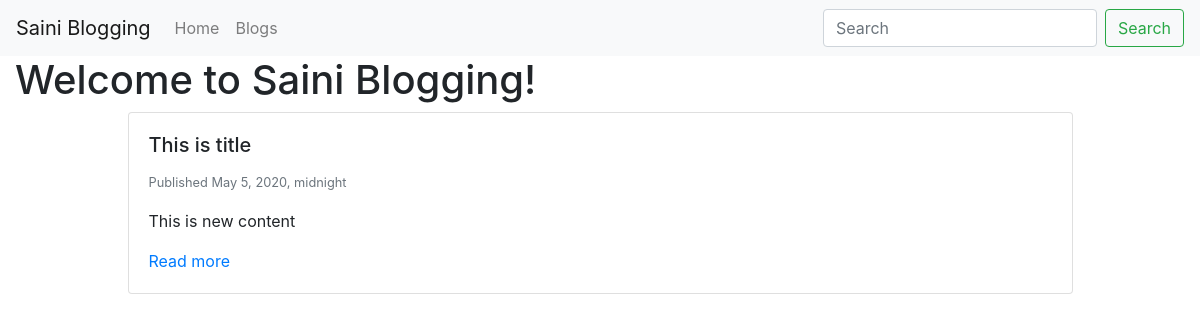
The app's page /, older data.
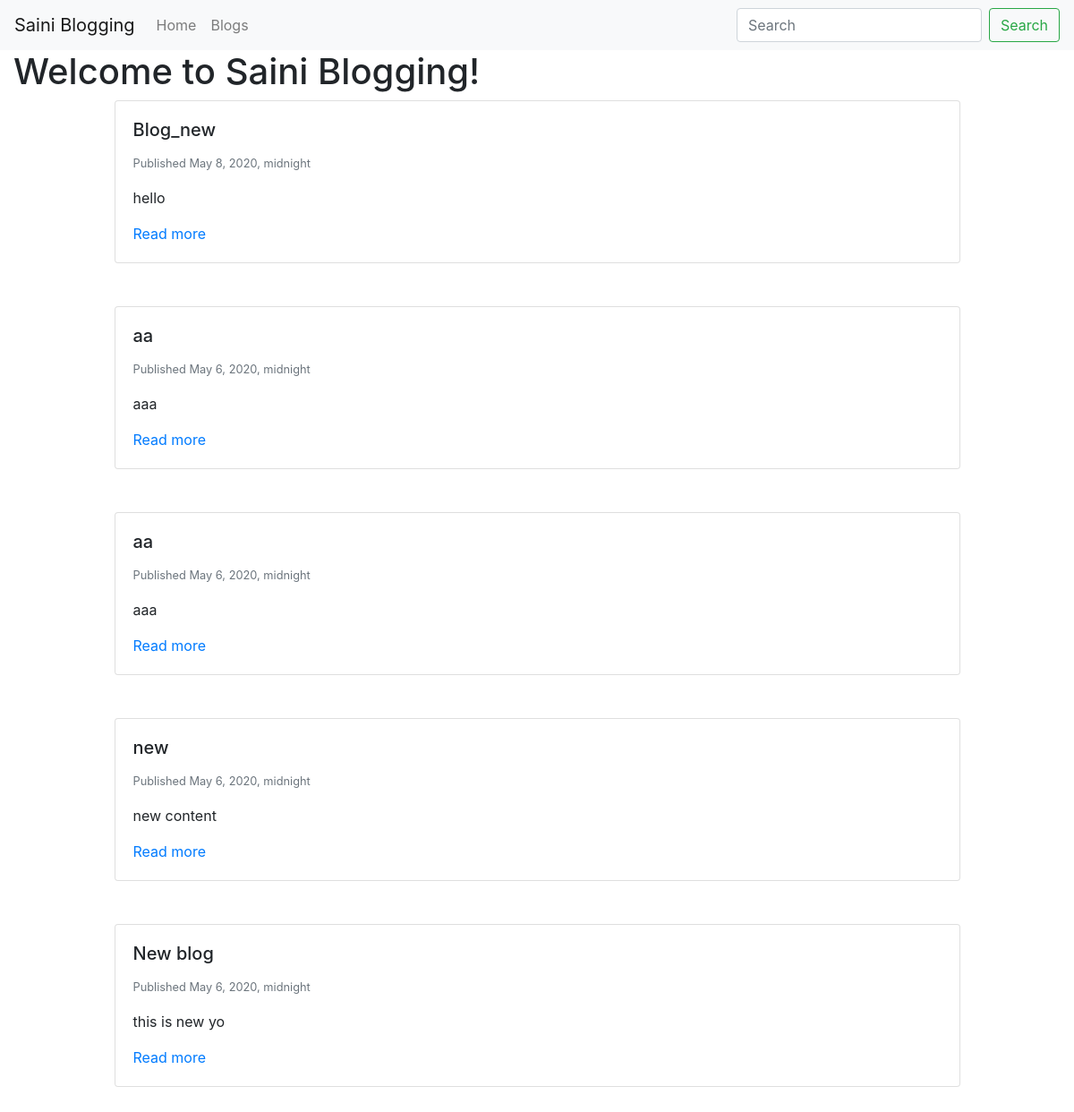
The same page, newer data.
### blog/models.py (models this page shows, shortened)
class BlogPost(models.Model):
	user = models.ForeignKey(User, default=1, on_delete=models.SET_NULL, null = True)
	slug = models.SlugField(unique=True)
	title = models.CharField(max_length=120)
	content = models.TextField(null=True, blank=True)
	image = models.ImageField(upload_to='image/',blank=True, null=True)
	publish_date = models.DateTimeField(auto_now=False,auto_now_add=False,null=True,blank=True)
	timestamp = models.DateTimeField(auto_now_add=True)
	updated = models.DateTimeField(auto_now=True)
	objects = BlogPostManager()
	class Meta:
		ordering=['-publish_date','-updated','-timestamp']
	def get_absolute_url(self):
		return f"/blog/{self.slug}"

### BlogWebapp/views.py (the view)
# urls.py: path('', home_page),
def home_page(request):
	qs = BlogPost.objects.all().published()[:5]
	context = {'title':'Welcome to Saini Blogging!',
				'blog_list':qs}
	return render( request,'home.html', context )

### blog/models.py (called while the page is built)
	def published(self):
		now = timezone.now()
		return self.filter(publish_date__lte=now)

	def get_queryset(self):
		return BlogPostQuerySet(self.model, using=self._db)

### templates/home.html (shortened to what this page needs)
{% extends "base.html" %}
{% block content %}
<h1>{{title}}</h1>
{% for post in blog_list %}
	{% include 'blog/inline.html' with blog_post=post truncate=True %}
{% endfor %}
{% endblock %}

### blog/templates/blog/inline.html (shortened to what this page needs)
<div class="col-12 col-md-10 mb-5 mx-auto">
<div class="card {% if not blog_post.publish_date %} border border-warning text-dark {% endif %}">
	<div class="card-body">
		<h5 class="card-title">{{blog_post.title}}</h5>
			<small class="text-muted">Published {{blog_post.publish_date}}</small>
		{% if truncate %}
			<p class="card-text">{{blog_post.content|linebreaks|truncatewords:30 }}</p>
		{% else %}
			<p class="card-text">{{blog_post.content|linebreaks }}</p>
		{% endif %}
		{% if not detail %}
			<a href="{{blog_post.get_absolute_url}}">Read more</a>
		{% endif %}
	</div>
</div>
</div>

Row changes from the older to the newer data that the page shows:
no longer on this page (row edited): BlogPost: title "This is title", publish_date "May 5, 2020, midnight", content "This is new content"
added BlogPost: title "Blog_new", publish_date "May 8, 2020, midnight", content "hello"
added BlogPost: title "aa", publish_date "May 6, 2020, midnight", content "aaa"
added BlogPost: title "aa", publish_date "May 6, 2020, midnight", content "aaa"
added BlogPost: title "new", publish_date "May 6, 2020, midnight", content "new content"
added BlogPost: title "New blog", publish_date "May 6, 2020, midnight", content "this is new yo"
